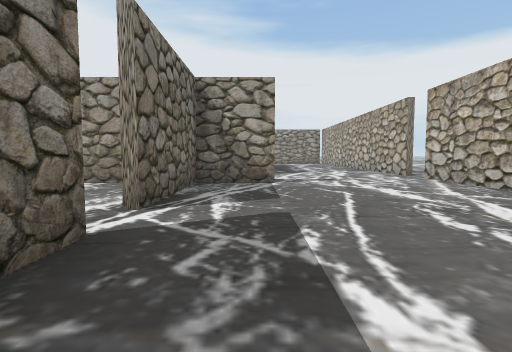
View 1 (above)

24 first-person views from a walk through a Unity game level. The camera is 1.2 m above the floor, tilts 4° down and sees 80° across. Doors are open. The floor is counted in squares, 2 m on a side. Each view is taken from the middle of a square. On the plan, view 1 faces up. The plan holds only what a view shows up to about 9 squares ahead; the rest is blank. The place goes on beyond the plan. Some animated figures are left out.

View 2
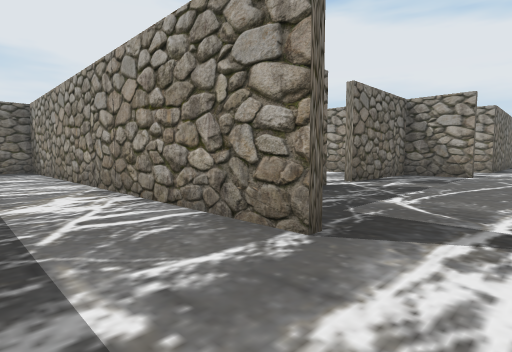

View 3
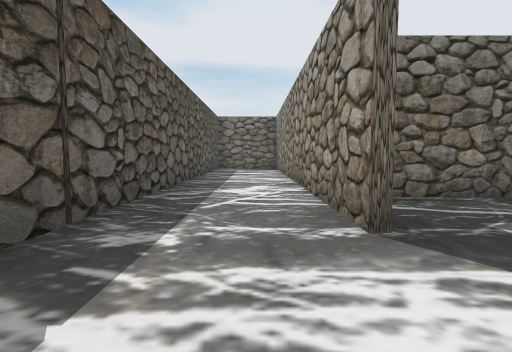

View 4
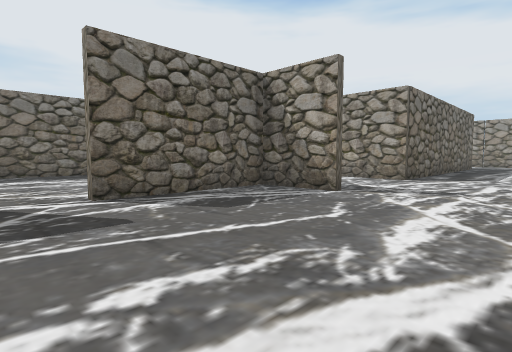

View 5
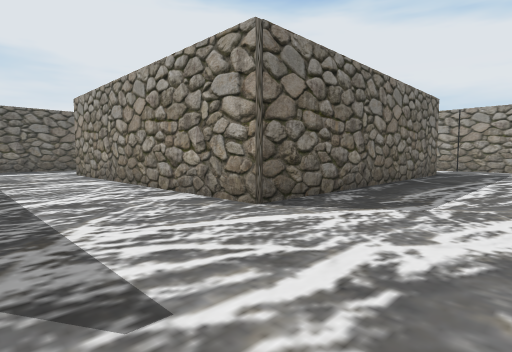

View 6
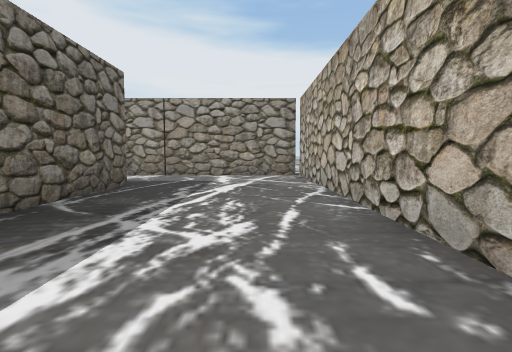

View 7
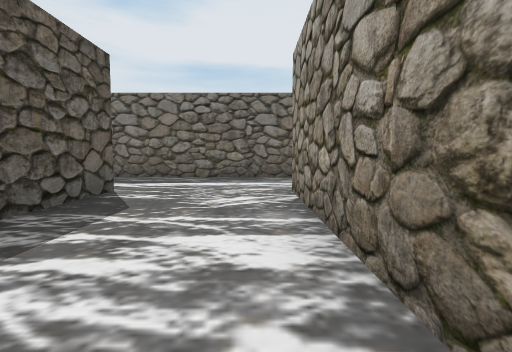

View 8
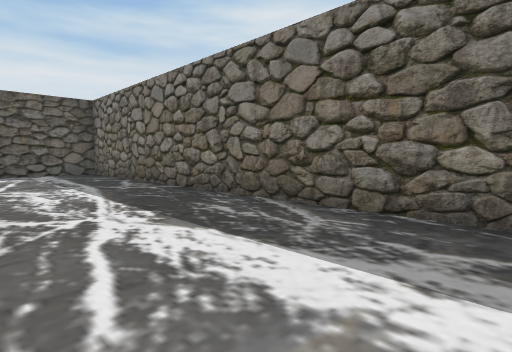

View 9
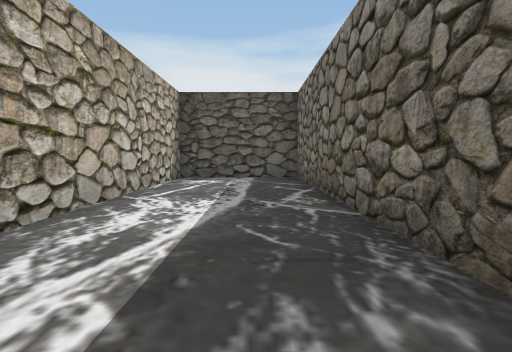

View 10
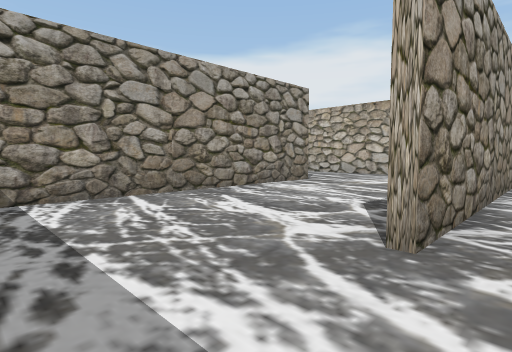

View 11
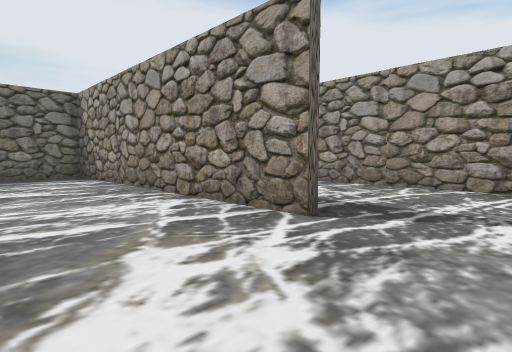

View 12
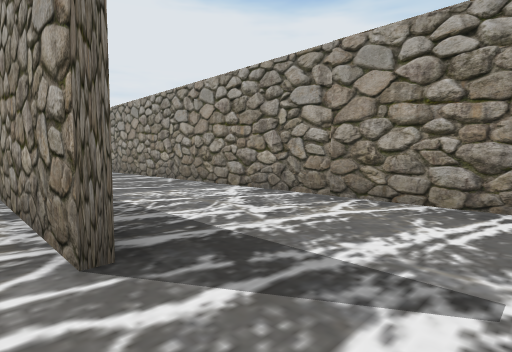

View 13
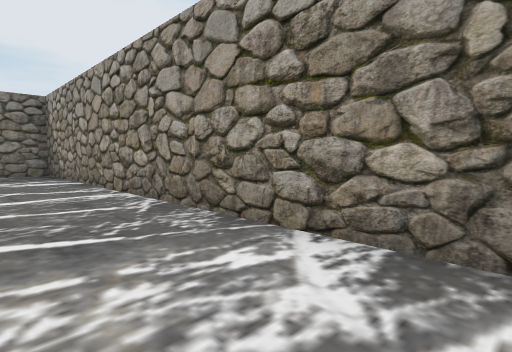

View 14
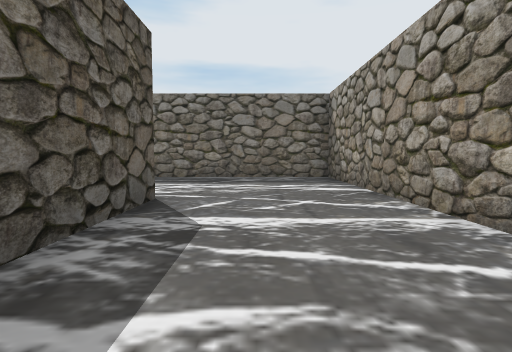

View 15
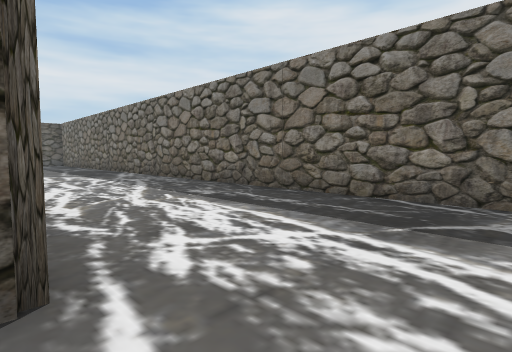

View 16
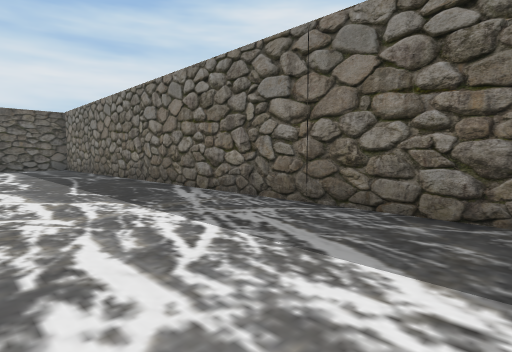

View 17
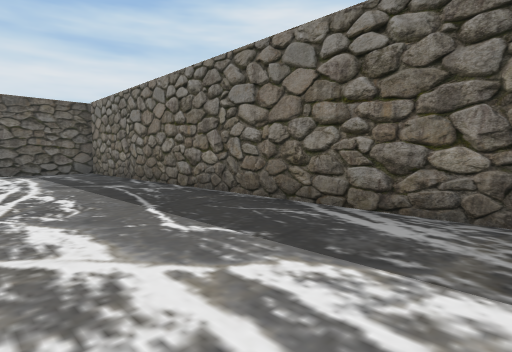

View 18
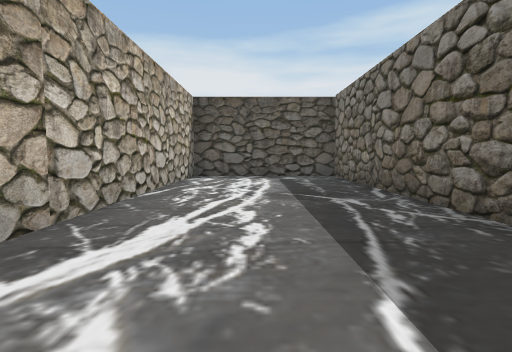

View 19
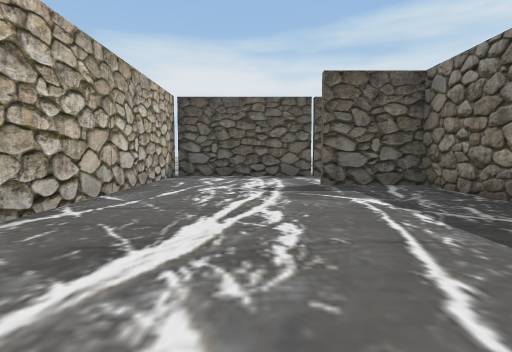

View 20
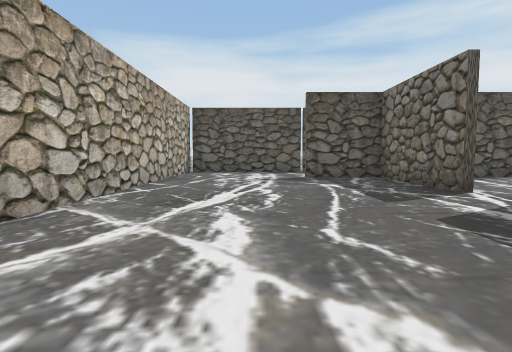

View 21
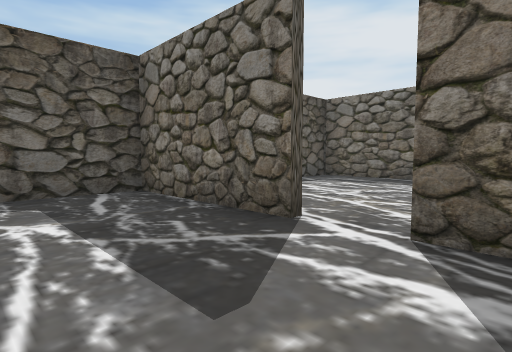

View 22
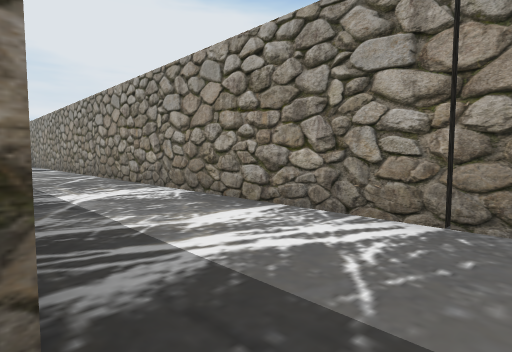

View 23
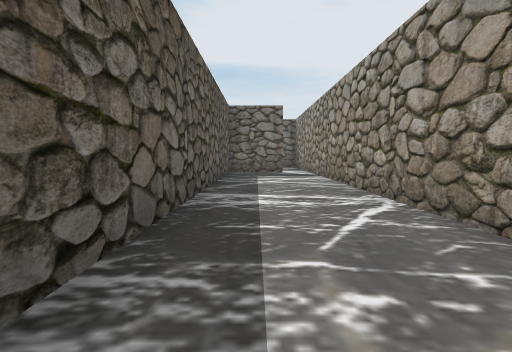

View 24
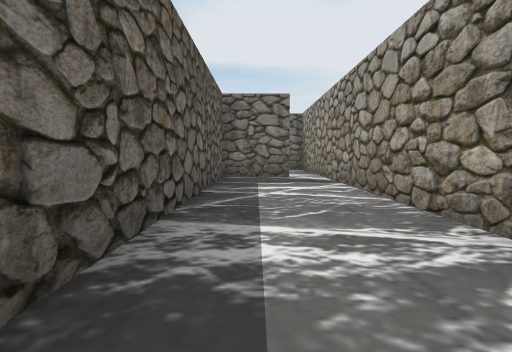

### Floor plan
Points are (right, up) in squares from view 1. A wall is a line through its corners. A room is listed if a view was taken in it or the views show most of it. See-through windows are left out.
Room 1 (views 1, 2, 3, 4, 5, 6, 7, 8, 9, 10, 19, 20, 21, 22, 23, 24)
walls: (0.5, 6.5) (-1.3, 6.5) (-1.3, 3.2); (-7.1, 6.6) (-4.8, 6.6); (-1.3, 2.2) (-1.3, -1) (0.8, -1); (4.3, 12.4) (4.3, 19.8) (-15, 19.8); (-10.1, 10) (-10.1, -1) (-7, -1) (-7, 4.8); (0.4, 17.1) (0.4, 9.6) (-7.1, 9.6); (0.8, -1.1) (-9, -1.1); (-6, -3.6) (4.3, -3.6) (4.3, 7.8); (-14.2, 19) (-14.2, 17.1) (-5, 17.1)
ways out: opening at (-8.5, 10) to room 2; open door at (-1, 2.5) to room 4; open door at (-14, 19.5); open door at (4, 8)
Room 2 (views 11, 12)
walls: (-2.6, 13.4) (-10.1, 13.4) (-10.1, 11.8)
ways out: opening at (-8.5, 10) to room 1; opening at (-1.5, 14) to room 3
Room 3 (views 13, 14, 15, 16, 17, 18)
walls: (-10.4, 13.6) (-7.5, 13.6); (-1.2, 16.9) (-14.2, 16.9) (-14.2, -3.6) (-10.3, -3.6) (-10.3, 3)
ways out: opening at (-1.5, 14) to room 2
Room 4 (no view inside)
walls: (-6.8, 4.9) (-6.8, -1) (-3.6, -1); (-2.8, 6.5) (-3.8, 6.5)
ways out: open door at (-1, 2.5) to room 1

Positions as (right, up) in squares from view 1, and headings:
1: (0, 0), facing up
2: (2, -3), facing up-left
3: (3, -2), facing left
4: (3, 2), facing up-left
5: (3, 7), facing up-left
6: (3, 11), facing up
7: (-2, 9), facing left
8: (-7, 9), facing down-left
9: (-9, 7), facing down
10: (-9, 9), facing up-right
11: (-1, 11), facing up-left
12: (-1, 13), facing up-left
13: (-4, 15), facing up-left
14: (-6, 15), facing left
15: (-10, 15), facing down-left
16: (-11, 10), facing down-left
17: (-11, 7), facing down-left
18: (-12, 5), facing down
19: (2, 5), facing down
20: (2, 7), facing down
21: (1, 4), facing down-left
22: (1, 17), facing up-left
23: (-4, 18), facing left
24: (-6, 18), facing left
